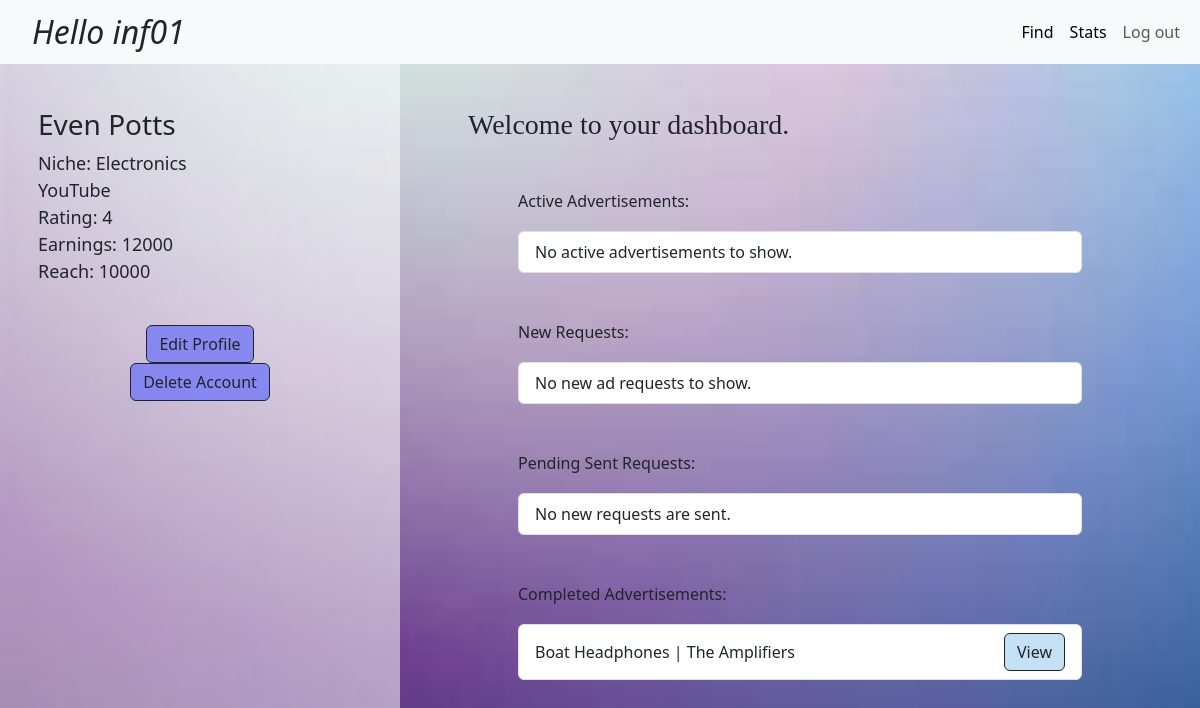
/dashboard/influencer/1/, run on the app's committed database.
### backend/models.py (models this page shows)
class INFLUENCERS(database.Model):
    __tablename__ = "influencer_details"
    influencer_id = database.Column(database.Integer, autoincrement = True, primary_key = True)
    user_name = database.Column(database.String, unique = True, nullable = False)
    first_name = database.Column(database.String, nullable = False)
    last_name = database.Column(database.String, nullable = True)
    niche = database.Column(database.String, nullable = False)
    platforms = database.Column(database.String, nullable = False)
    rating = database.Column(database.Integer, nullable = False, default = 0)
    earning = database.Column(database.Integer, nullable = False, default = 0)
    reach = database.Column(database.Integer, nullable = False)
    ads_done = database.Column(database.Integer, nullable = False, default = 0)
    flagged = database.Column(database.Boolean, nullable = False, default = False)
    search = database.Column(database.String, nullable = False)
    advertisement_details = database.relationship("ADVERTISEMENTS", cascade = "all, delete", backref = "influencer_details")

class CAMPAIGNS(database.Model):
    __tablename__ = "campaign_details"
    campaign_id = database.Column(database.Integer, primary_key = True, autoincrement = True)
    campaign_name = database.Column(database.String, nullable = False)
    sponsor_id = database.Column(database.Integer, database.ForeignKey("sponsor_details.sponsor_id"), nullable = False)
    start_date = database.Column(database.Date, nullable = False)
    end_date = database.Column(database.Date, nullable = False)
    budget = database.Column(database.Integer, nullable = False)
    campaign_description = database.Column(database.String, nullable = False)
    no_of_ads = database.Column(database.Integer, nullable = False)
    ads_completed = database.Column(database.Integer, nullable = False, default = 0)
    visibility = database.Column(database.String, nullable = False)
    campaign_type = database.Column(database.String, nullable = False)
    status = database.Column(database.String, nullable = False)
    flagged = database.Column(database.Boolean, nullable = False, default = False)
    search = database.Column(database.String, nullable = False)
    advertisement_details = database.relationship("ADVERTISEMENTS", cascade = "all, delete", backref = "campaign_details")

class SPONSORS(database.Model):
    __tablename__ = "sponsor_details"
    sponsor_id = database.Column(database.Integer, autoincrement = True, primary_key = True)
    user_name = database.Column(database.String, unique = True, nullable = False)
    company_name = database.Column(database.String, nullable = False)
    industry_type = database.Column(database.String, nullable = False)
    flagged = database.Column(database.Boolean, nullable = False, default = False)
    search = database.Column(database.String, nullable = False)
    campaign_details = database.relationship("CAMPAIGNS", cascade = "all, delete", backref = "sponsor_details")

### backend/influencer.py (the view)
@app.route("/dashboard/influencer/<int:influencer_id>/")
def dashboard_inf_page(influencer_id):
    influencer = inf(influencer_id)
    advertisements = ADVERTISEMENTS.query.filter_by(influencer_id = influencer.influencer_id)
    campaigns = CAMPAIGNS.query.all()
    sponsors = SPONSORS.query.all()
    return render_template("users/inf-dashboard.html", influencer = influencer, advertisements = advertisements, sponsors = sponsors, campaigns = campaigns)

### backend/influencer.py (called while the page is built)
def inf(id):
    influencer = INFLUENCERS.query.filter_by(influencer_id = id).first()
    return influencer

### templates/users/inf-dashboard.html (shortened to what this page needs)
<!DOCTYPE html>
<html lang="en">
<head>
    <link rel="stylesheet" href="/static/css/user.css">
    <link rel="stylesheet" href="https://cdn.jsdelivr.net/npm/bootstrap@5.3.3/dist/css/bootstrap.min.css">
</head>
<body>
    <div class="dashboard">
        <nav class="navbar navbar-expand-lg navbar-light bg-light fixed-top">
            <div class="container-fluid d-flex justify-content-between align-items-center">
                <div style="margin-left: 20px;">
                    <label class="fs-2 fst-italic">Hello {{influencer.user_name}}</label>
                </div>
                <div>
                    <div class="collapse navbar-collapse" id="navbarSupportedContent">
                        <ul class="navbar-nav me-auto mb-2 mb-lg-0">
                            <li class="nav-item">
                                <a class="nav-link active" aria-current="page" href="/find/influencer/{{influencer.influencer_id}}">Find</a>
                            </li>
                            <li class="nav-item">
                                <a class="nav-link active" aria-current="page" href="/stats/influencer/{{influencer.influencer_id}}">Stats</a>
                            </li>
                            <li class="nav-item">
                                <a class="nav-link" href="/">Log out</a>
                            </li>
                        </ul>
                    </div>
                </div>
            </div>
        </nav>
    </div>
    <div class="body d-flex" style="height: 100vh; margin-bottom: 100px;">
        <div class="profile p-2 details" style="height: 100%; position: fixed; width: 400px;">
            <div style="margin: 30px; margin-top: 100px; font-size: large;">
                <div> <h3>{{influencer.first_name}} {{influencer.last_name}}</h3> </div>
                <div> Niche: {{influencer.niche}} </div>
                <div> {{influencer.platforms}} </div>
                <div> Rating: {{influencer.rating}} </div>
                <div> Earnings: {{influencer.earning}} </div>
                <div> Reach: {{influencer.reach}} </div>
                <div style="margin: 40px; text-align: center;">
                    <a href="#" type="button" class="btn btn-outline-dark" data-bs-toggle="modal" data-bs-target="#EditInfoModal" data-val="{{influencer.first_name}}#{{influencer.last_name}}#{{influencer.niche}}#{{influencer.reach}}" style="background-color: #7478f6ca;">Edit Profile</a>
                    <a href="#" type="button" class="btn btn-outline-dark" data-bs-toggle="modal" data-bs-target="#DeleteInfoModal" style="background-color: #7478f6ca;">Delete Account</a>
                </div>
            </div>
        </div>
        <div class="rest p-2 flex-grow-1" style="margin-left: 400px;">
            <div class="info" style="margin: 60px;">
                <div class="greet" style="margin-top: 100px;">
                    <h3 style="font-family:Georgia, 'Times New Roman', Times, serif;">
                        Welcome to your dashboard.
                    </h3>
                </div>
                <div style="margin: 50px;">
                    <h6 style="margin-bottom: 20px;">
                        Active Advertisements:
                    </h6>
                    {% set ch = namespace(check = 0) %}
                    {% if ch.check == 0 %}
                    <ul class="list-group">
                        <li class="list-group-item d-flex justify-content-between align-items-center">
                            No active advertisements to show.
                        </li>
                    </ul>
                    {% endif %}
                </div>
                <div style="margin: 50px;">
                    <h6 style="margin-bottom: 20px;">
                        New Requests:
                    </h6>
                    {% set ch.check = 0 %}
                    {% if ch.check == 0 %}
                    <ul class="list-group">
                        <li class="list-group-item d-flex justify-content-between align-items-center">
                            No new ad requests to show.
                        </li>
                    </ul>
                    {% endif %}
                </div>
                <div style="margin: 50px;">
                    <h6 style="margin-bottom: 20px;">
                        Pending Sent Requests:
                    </h6>
                    {% set ch.check = 0 %}
                    {% if ch.check == 0 %}
                    <ul class="list-group">
                        <li class="list-group-item d-flex justify-content-between align-items-center">
                            No new requests are sent.
                        </li>
                    </ul>
                    {% endif %}
                </div>
                <div style="margin: 50px;">
                    <h6 style="margin-bottom: 20px;">
                        Completed Advertisements:
                    </h6>
                    {% set ch.check = 0 %}
                    {% for advertisement in advertisements %}
                    {% for campaign in campaigns %}
                    {% for sponsor in sponsors %}
                    <ul class="list-group">
                        {% if advertisement.acceptance == "Completed" and campaign.campaign_id == advertisement.campaign_id and campaign.sponsor_id == sponsor.sponsor_id and advertisement.payment_confirmation == 1 %}
                        {% set ch.check = 1 %}
                        <li class="list-group-item d-flex justify-content-between align-items-center">
                            {{campaign.campaign_name}} | {{sponsor.company_name}}
                            <div>
                                <a type="button" class="btn btn-outline-dark" href="#"  data-bs-toggle="modal" data-bs-target="#ViewModal" data-val="{{campaign.campaign_name}}#{{campaign.campaign_description}}#{{advertisement.requirements}}#{{campaign.start_date}}#{{campaign.end_date}}#{{advertisement.amount}}#{{advertisement.work_confirmation}}#{{advertisement.payment_confirmation}}" style="background-color: #9bccef98;">View</a>
                            </div>
                        </li>
                        {% endif %}
                    </ul>
                    {% endfor %}
                    {% endfor %}
                    {% endfor %}
                </div>
            </div>
        </div>
    </div>
</body>
</html>

### static/css/user.css (style rules this page uses)
body { background-image: url('/static/images/user-bg.png'); background-repeat: no-repeat; background-attachment: fixed; background-size: cover; }
.details { background-color: rgba(255, 255, 255, 0.525); }

### data on the page
INFLUENCERS: user_name "inf01", first_name "Even", last_name "Potts", niche "Electronics", platforms "YouTube", rating "4", earning "12000", reach "10000"
CAMPAIGNS: campaign_name "Boat Headphones"
SPONSORS: company_name "The Amplifiers"
